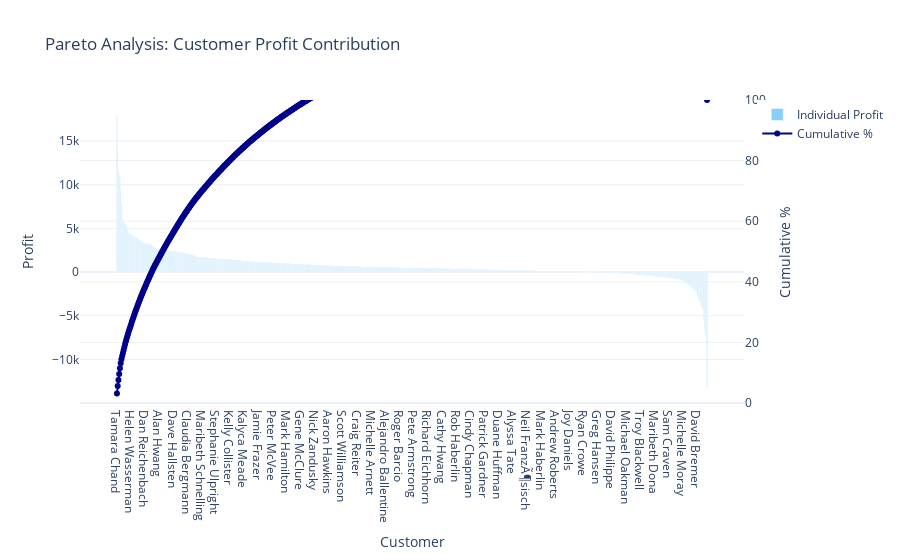

This figure's notebook cell:
### Code cell
import plotly.graph_objects as go

fig = go.Figure()

# Bar chart for individual profit
fig.add_trace(go.Bar(
    x=df['customer_name'],
    y=df['total_profit'],
    name='Individual Profit',
    marker_color='lightskyblue'
))

# Line chart for cumulative contribution
fig.add_trace(go.Scatter(
    x=df['customer_name'],
    y=df['contribution_percent'],
    name='Cumulative %',
    yaxis='y2',
    mode='lines+markers',
    line=dict(color='darkblue')
))

# Dual axis layout
fig.update_layout(
    title='Pareto Analysis: Customer Profit Contribution',
    xaxis_title='Customer',
    yaxis=dict(title='Profit'),
    yaxis2=dict(title='Cumulative %', overlaying='y', side='right', range=[0, 100]),
    template='plotly_white',
    showlegend=True
)

fig.show()

### Figure 1 — Plotly figure (JSON) as saved in the notebook; plotly's stock layout.template omitted (floating-point values rounded to 4 significant figures; data arrays with more than 128 entries replaced by an {"elided": "..."} marker saying what was removed)
{"data": [{"marker": {"color": "lightskyblue"}, "name": "Individual Profit", "type": "bar", "x": {"elided": "793 str values"}, "y": {"elided": "793 float values"}}, {"line": {"color": "darkblue"}, "mode": "lines+markers", "name": "Cumulative %", "type": "scatter", "x": {"elided": "793 str values"}, "y": {"elided": "793 float values"}, "yaxis": "y2"}], "layout": {"autosize": true, "showlegend": true, "title": {"text": "Pareto Analysis: Customer Profit Contribution"}, "xaxis": {"autorange": true, "range": [-52.42, 844.4], "title": {"text": "Customer"}, "type": "category"}, "yaxis": {"autorange": true, "range": [-14990.0, 19700.0], "title": {"text": "Profit"}, "type": "linear"}, "yaxis2": {"overlaying": "y", "range": [0, 100], "side": "right", "title": {"text": "Cumulative %"}, "type": "linear"}}}
